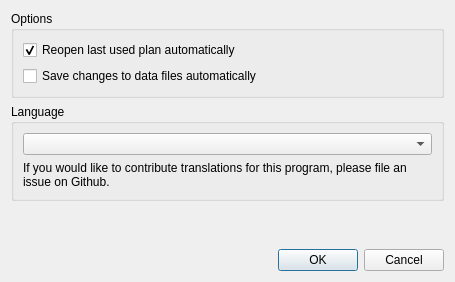
<?xml version="1.0" encoding="UTF-8"?>
<ui version="4.0">
 <class>Form</class>
 <widget class="QWidget" name="Form">
  <property name="windowModality">
   <enum>Qt::ApplicationModal</enum>
  </property>
  <property name="geometry">
   <rect>
    <x>0</x>
    <y>0</y>
    <width>455</width>
    <height>282</height>
   </rect>
  </property>
  <property name="windowTitle">
   <string>Preferences - Weight Manager</string>
  </property>
  <property name="windowIcon">
   <iconset>
    <normaloff>../images/wl_16.svg</normaloff>../images/wl_16.svg</iconset>
  </property>
  <layout class="QVBoxLayout" name="verticalLayout">
   <item>
    <widget class="QGroupBox" name="groupBox_3">
     <property name="title">
      <string>Options</string>
     </property>
     <layout class="QVBoxLayout" name="verticalLayout_4">
      <item>
       <widget class="QCheckBox" name="reopen_cbox">
        <property name="text">
         <string>Reopen last used plan automatically</string>
        </property>
        <property name="checked">
         <bool>true</bool>
        </property>
       </widget>
      </item>
      <item>
       <widget class="QCheckBox" name="auto_save_cbox">
        <property name="text">
         <string>Save changes to data files automatically</string>
        </property>
       </widget>
      </item>
     </layout>
    </widget>
   </item>
   <item>
    <widget class="QGroupBox" name="groupBox">
     <property name="title">
      <string>Language</string>
     </property>
     <layout class="QVBoxLayout" name="verticalLayout_2">
      <item>
       <widget class="QComboBox" name="language_selection"/>
      </item>
      <item>
       <widget class="QLabel" name="label">
        <property name="text">
         <string>If you would like to contribute translations for this program, please file an issue on Github.</string>
        </property>
        <property name="wordWrap">
         <bool>true</bool>
        </property>
       </widget>
      </item>
     </layout>
    </widget>
   </item>
   <item>
    <spacer name="verticalSpacer">
     <property name="orientation">
      <enum>Qt::Vertical</enum>
     </property>
     <property name="sizeHint" stdset="0">
      <size>
       <width>20</width>
       <height>40</height>
      </size>
     </property>
    </spacer>
   </item>
   <item>
    <widget class="QDialogButtonBox" name="config_buttons">
     <property name="standardButtons">
      <set>QDialogButtonBox::Cancel|QDialogButtonBox::Ok</set>
     </property>
    </widget>
   </item>
  </layout>
 </widget>
 <resources/>
 <connections/>
</ui>
